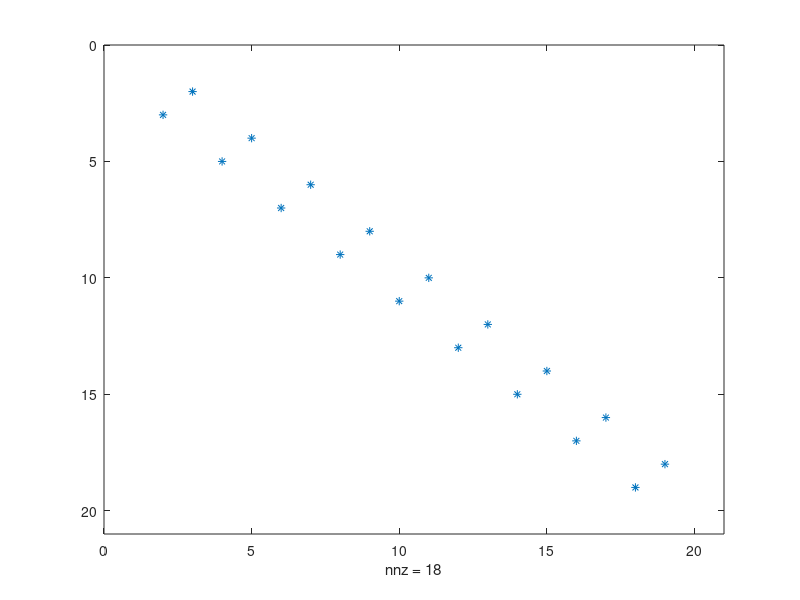

Write MATLAB code to recreate this figure.
%% 1D grid
% I'll be following ideas from Allan P. Engsig-Karup lecture notes.
clear all; clc;

% Let's build an equidistant 1d grid of elements
a=0; b=1; nE=10; nV=nE+1; nF=2; nFp=1; pDeg=5; eNodes=pDeg+1; nodetol=1e-6;

% Vertex Coordinates VX, VY, VZ
VX = linspace(a,b,nV);

% Element to Vertices: EToV
EtoV = zeros(nE,nF);
for e = 1:nE
    EtoV(e,:) = [e,e+1];
end

% Nodes Coordiantes of Reference element
r = [-1,-1/4,-1/2,1/2,1/3,1];

% build x grid nodes
va = EtoV(:,1); vb = EtoV(:,2);
dx = VX(vb)-VX(va); 
xc = (VX(vb)+VX(va))/2;
x = ones(size(r))'*xc + r'*dx/2;

% Jacobian
J = (x(:,2:end)-x(:,1:end-1))/2;

% Compute outward pointing normals at element faces
nx = zeros(nFp*nF,nE); %nFp number of Nodes on Face
nx(1,:)=-1; nx(2,:)= 1;

% Correct Table EToV
    %no needed in 1D

% total faces
TotalFaces = nF*nE;

% local face to local node connections
FtoN = [1,2];

FtoV = spalloc(TotalFaces,nV,2*TotalFaces);
se=1; % element surface
for e = 1:nE
    for f = 1:nF
        FtoV(se,EtoV(e,FtoN(f))) = 1;
        se = se + 1;
    end
end
%spy(FtoV);

% face to face connectivity
FtoF = FtoV*FtoV' - speye(TotalFaces); spy(FtoF)
[faces1,faces2] = find(FtoF==1);

% faces to element and face numbers
element1 = floor( (faces1-1)/nF )+1;
face1    =   mod( (faces1-1),nF )+1;
element2 = floor( (faces2-1)/nF )+1;
face2    =   mod( (faces2-1),nF )+1;

% Element to faces & Element to Element
% this arrays contain information of the neighbor element and faces
EtoE = (1:nE)'*ones(1,nF);
EtoF = ones(1,nE)'*(1:nF);
ind = sub2ind(size(EtoF),element1,face1);
EtoE(ind) = element2;
EtoF(ind) = face2;

% build node ids
nodeids = reshape((1:nE*eNodes),eNodes,nE);

% Access element at the faces of the reference element
fmask1 = find(abs(r+1) < nodetol);
fmask2 = find(abs(r-1) < nodetol);
Fmask = [fmask1;fmask2]';
Fx = x(Fmask(:),:); % Face x nodes
FinvJ = 1./J(Fmask,:);% Face Jacobian

% Build Maps
vmapM = zeros(nFp,nF,nE);
vmapP = zeros(nFp,nF,nE);
for e1 = 1:nE
    for f1 = 1:nF
        % find index of face nodes with respect to volume node ordering
        vmapM(:,f1,e1) = nodeids(Fmask(:,f1),e1);
    end
end

for e1 = 1:nE
    for f1 = 1:nF
        % find neighbor
        e2 = EtoE(e1,f1); f2 = EtoF(e1,f1);
        
        % find volume node numbers of the left(M) and right(P) nodes
        vidM = vmapM(:,f1,e1); vidP = vmapM(:,f2,e2);
        x1 = x(vidM); x2 = x(vidP);
        
        % Compute distance matrix
        Dist = (x1-x2).^2;
        if Dist < nodetol; vmapP(:,f1,e1) = vidP; end
    end
end
% reduce the size of maps
vmapP = vmapP(:); vmapM = vmapM(:);

% list of boundary nodes
mapB = find(vmapP==vmapM); vmapB = vmapP(mapB);

% create specific left (inflow) and right (outflow) maps
mapI = 1; mapO = nE*nF; vmapI = vmapM(mapI); vmapO = vmapP(mapO);
